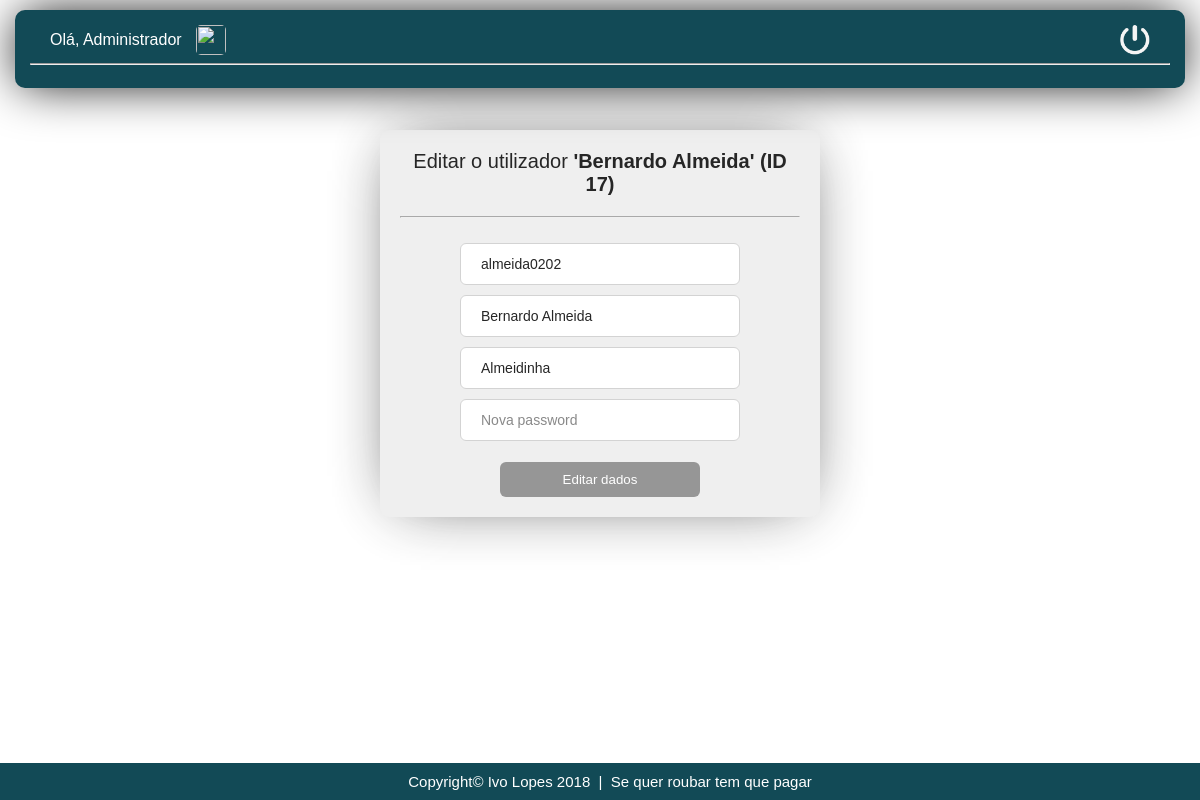
Screenshot of /projetophp_ivolopes_3TSI/editar.php?p=editar&utilizador=17&nome=Bernardo Almeida (signed in) with the database file from the repository.
### tables this page shows
CREATE TABLE `utilizadores` (
  `id` int(11) NOT NULL,
  `username` varchar(20) NOT NULL,
  `password` varchar(255) NOT NULL,
  `nome` varchar(50) NOT NULL,
  `foto_perfil` text,
  `nivel_acesso` int(1) NOT NULL DEFAULT '1'
);

CREATE TABLE `funcoesutilizadores` (
  `id_user` int(11) NOT NULL,
  `funcao` varchar(50) NOT NULL
);

### projetophp_ivolopes_3TSI/editar.php (the view, shortened to what this page needs)
<?php
	$cod_user = intval($_GET['utilizador']);
	$nome = $_GET['nome'];
	$strcon = mysqli_connect('localhost', 'root', '');
	$consulta = "SELECT username, nome, funcao FROM utilizadores, funcoesutilizadores WHERE utilizadores.id = $cod_user AND funcoesutilizadores.id_user = $cod_user";
	$result = mysqli_query($strcon, $consulta);
	$row = mysqli_num_rows($result);
	if ($row == 1) {
		while ($row = mysqli_fetch_array($result)) {
			$db_user= $row['username'];
			$db_nome = $row['nome'];
			$db_funcao = $row['funcao'];
		}
	}
?>
<!DOCTYPE html>
<html>
<head>
	<link rel="stylesheet" type="text/css" href="css/estilos2.css">
</head>
<body>
	<div id="principal2">
		<label style="font-size: 20px;">Editar o utilizador <b>'<?php echo $nome ?>' (ID <?php echo $cod_user ?>) </b></label>
		<hr style="margin-bottom: 5%; margin-top: 5%;">
		<form id="form1" method="post" action="autenticacaoEditar.php?p=editar&utilizador=<?php echo $cod_user ?>" enctype="multipart/form-data">
			<input type="text" name="username" placeholder="Novo username" maxlength="20" value="<?php echo $db_user; ?>" required>
			<input type="text" name="nome" placeholder="Novo nome" maxlength="50" value="<?php echo $db_nome; ?>" required>
			<input type="text" name="alcunha" placeholder="Nova Alcunha" maxlength="20" value="<?php echo $db_funcao; ?>" required>
			<input type="password" name="password" placeholder="Nova password" maxlength="16" required>
			<input id="bt_editar" type="submit" name="bt_editar" value="Editar dados">
		</form>
	</div>
	<div id="header">
		<label style="color: white; margin-left: 20px; margin-right: 10px; vertical-align: middle;">Olá, <?php echo $_SESSION['nome_user']; ?></label>
		<img src="<?php echo 'fotosPerfil/'. $_SESSION['imagem']; ?> " style="width: 30px; height: 30px; border-radius: 5px; vertical-align: middle;">
		<a href="logout.php"><input type="image" title="Terminar Sessão" src="imagens/sair.png" name="sair" width="30px" style="float: right; margin-right: 20px;"></a>
		<hr>
	</div>
	<div id="footer">
		<label>Copyright&copy Ivo Lopes 2018</label>&nbsp&nbsp|&nbsp&nbsp<label>Se quer roubar tem que pagar</label>
	</div>
</body>
</html>

### projetophp_ivolopes_3TSI/css/estilos2.css (style rules this page uses)
body { background-image: url("../imagens/background2.jpg"); background-attachment: fixed; background-repeat: no-repeat; background-size: 100% 100%; }
#header { position: fixed; top: 10px; right: 2px; left: 2px; background-color: #124a56; box-shadow: 0px 0px 50px -5px black; width: 95%; margin: auto; padding: 15px; border-radius: 10px; font-family: Arial; color: white; }
#principal2 { font-family: Arial; color: black; text-align: center; background-color: #ededed; margin: auto; margin-top: 130px; margin-bottom: 130px; width: 400px; opacity: 0.85; padding: 20px; border-radius: 10px; box-shadow: 0px 0px 60px -20px #1e1e1e; }
#footer { font-family: Arial; font-size: 15px; position: fixed; left: 0; bottom: 0; width: 100%; padding: 10px; background-color: #124a56; color: white; text-align: center; }
input[type=text] { font-family: Arial, Sans-Serif; font-size: 14px; width: 70%; padding: 12px 20px; margin: 5px 0; box-sizing: border-box; border: 1px solid #ccc; border-radius: 6px; }
input[type=password] { font-family: Arial, Sans-Serif; font-size: 14px; width: 70%; padding: 12px 20px; margin: 5px 0; box-sizing: border-box; border: 1px solid #ccc; border-radius: 6px; }
#bt_editar { padding: 10px; border-radius: 6px; border: none; background-color: #848484; color: white; width: 200px; }

### rows the page displays
utilizadores: username "almeida0202", nome "Bernardo Almeida", alcunha "Almeidinha"

### other values shown
$nome "Bernardo Almeida"
$cod_user "17"
$_SESSION['nome_user'] "Administrador"
